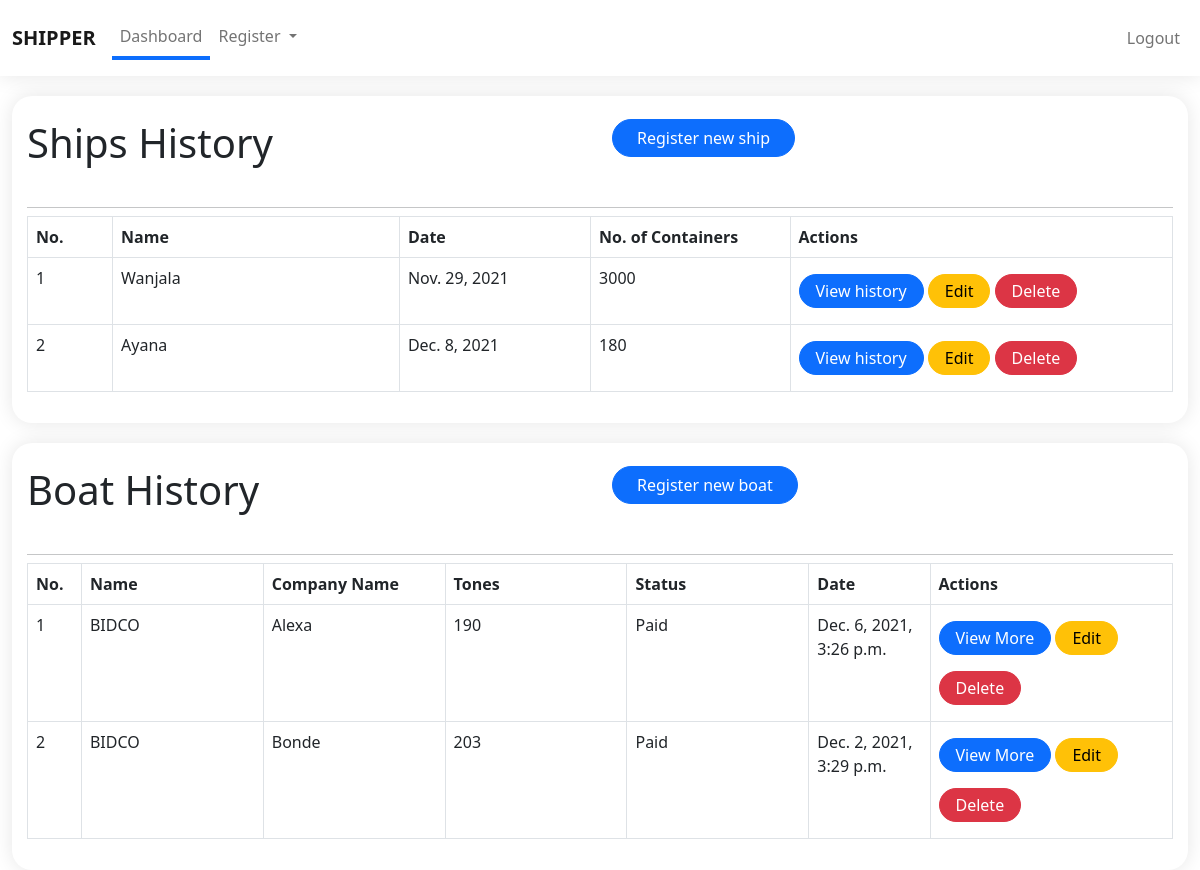
The app's page / (signed in), older data.
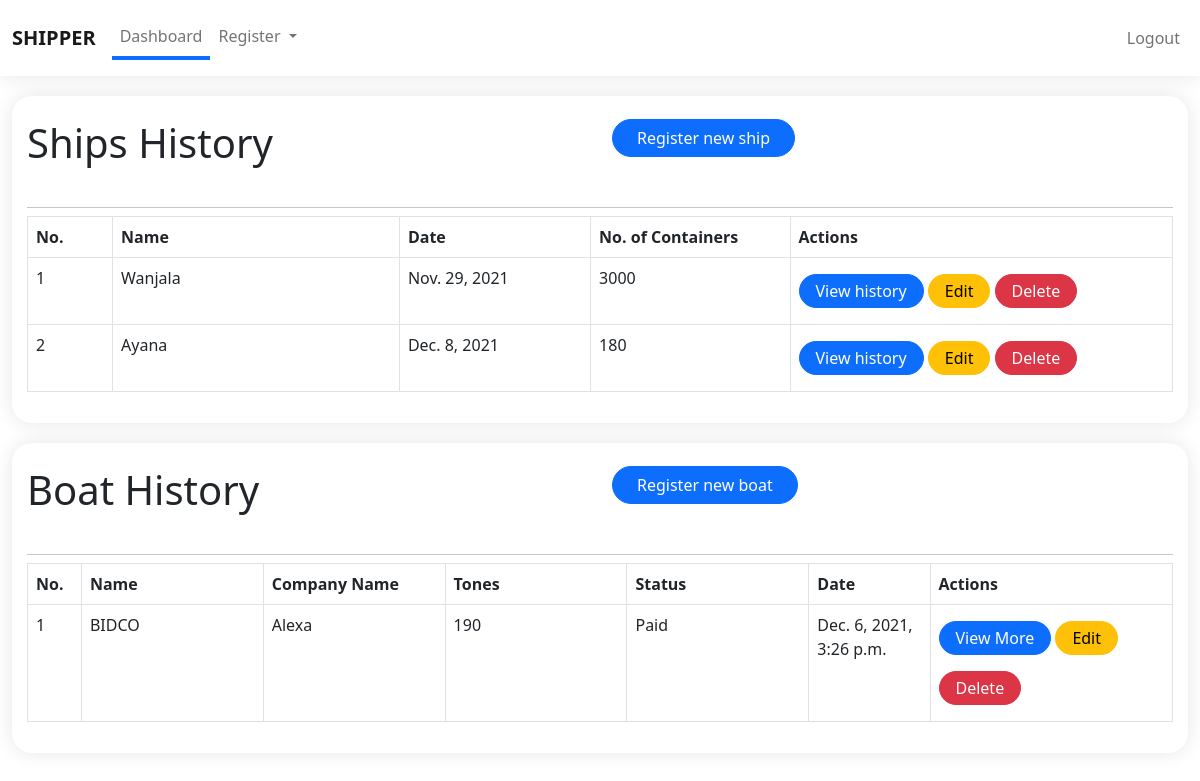
The same page, newer data.
### ship/models.py (models this page shows, shortened)
class Ship(models.Model):
    name = models.TextField(blank=True, null=True, max_length=200)
    date = models.DateField()
    no_of_containers = models.CharField(max_length=10, blank=True, null=True)
    date_created = models.DateTimeField(auto_now_add=True)
    ship_docs = models.FileField(upload_to='ShipDocuments/', validators=[FileExtensionValidator(allowed_extensions=['pdf'])], blank=True, null=True)

class Boat(models.Model):
    CHOICES = (
        ('Pending', 'Pending'),
        ('Paid', 'Paid')
    )
    name = models.TextField(blank=True, null=True, max_length=200)
    company_name = models.CharField(max_length=200, blank=True, null=True)
    tone = models.IntegerField(blank=True, null=True)
    date_time= models.DateTimeField()
    status = models.CharField(max_length=10, choices=CHOICES, default='Pending')
    boat_docs = models.FileField(upload_to='BoatDocuments/',validators=[FileExtensionValidator(allowed_extensions=['pdf'])], blank=True, null=True)

### home/views.py (the view)
# urls.py: path('', home, name='home'),
@login_required(login_url='login')
def home(request):
    context = {
        'page': 'dashboard',
        'ships': Ship.objects.all(),
        'boats': Boat.objects.filter()
    }
    return render(request, template_name='admin_/index.html', context=context)

### templates/admin_/index.html (shortened to what this page needs)
{% extends './components/base.html' %}
{% load static %}
{% block content %}
  <div class="container-fluid">
    <div class="common-card overflowx-hidden">
      <div class="row">
        <div class="col-md-6 col-sm-12 my-2">
          <h1>Ships History</h1>
        </div>
        <div class="col-md-6 col-sm-12 my-2">
          <a href="{% url 'registership' %}" class="rounded-pill btn btn-primary px-4 shadow-none">
            Register new ship
          </a>
        </div>
      </div>
      {% if ships %}
      <hr class="dropdown-divider">
      <div class="w-100 table-responsive">
        <table class="table table-bordered">
          <thead>
            <tr>
              <th style="width: 30px;">No.</th>
              <th style="width: 150px;">Name</th>
              <th style="width: 100px;">Date</th>
              <th style="width: 70px;">No. of Containers</th>
              <th style="width: 200px;">Actions</th>
            </tr>
          </thead>
          <tbody>
          {% for ship in ships %}
            <tr>
              <td>{{forloop.counter}}</td>
              <td>{{ship.name}}</td>
              <td>{{ship.date}}</td>
              <td>{{ship.no_of_containers}}</td>
              <td>
                <a href="{% url 'shipmentdetails' ship_id=ship.id ship_name=ship.name %}" class="my-2 rounded-pill px-3 py-1 btn btn-primary">View history</a>
                <a href="{% url 'editship' pk=ship.id %}" class="my-2 rounded-pill px-3 py-1 btn btn-warning">Edit</a>
                <a href="{% url 'deleteship' pk=ship.id%}" class="my-2 rounded-pill px-3 py-1 btn btn-danger">Delete</a>
              </td>
            </tr>
          {% endfor %}
        </table>
      </div>
    {% endif %}
    </div>
  </div>
  <div class="container-fluid">
    <div class="common-card overflowx-hidden">
      <div class="row">
        <div class="col-md-6 col-sm-12 my-2">
          <h1>Boat History</h1>
        </div>
        <div class="col-md-6 col-sm-12 my-2">
          <a href="{% url 'registerboat' %}" class="rounded-pill btn btn-primary px-4 shadow-none">
            Register new boat
          </a>
        </div>
      </div>
      {% if boats %}
      <hr class="dropdown-divider">
      <div class="w-100 table-responsive">
        <table class="table table-bordered">
          <thead>
            <tr>
              <th style="width: 30px;">No.</th>
              <th style="width: 150px;">Name</th>
              <th style="width: 150px;">Company Name</th>
              <th style="width: 150px;">Tones</th>
              <th style="width: 150px;">Status</th>
              <th style="width: 100px;">Date</th>
              <th style="width: 200px;">Actions</th>
            </tr>
          </thead>
          <tbody>
          {% for boat in boats %}
            <tr>
              <td>{{forloop.counter}}</td>
              <td>{{boat.company_name}}</td>
              <td>{{boat.name}}</td>
              <td>{{boat.tone}}</td>
              <td>{{boat.status}}</td>
              <td>{{boat.date_time}}</td>
              <td>
                <a href="{% url 'boatdetails' boat_id=boat.id boat_company_name=boat.company_name %}" class="my-2 rounded-pill px-3 py-1 btn btn-primary">View More</a>
                <a href="{% url 'editboat' pk=boat.id %}" class="my-2 rounded-pill px-3 py-1 btn btn-warning">Edit</a>
                <a href="{% url 'deleteboat' pk=boat.id%}" class="my-2 rounded-pill px-3 py-1 btn btn-danger">Delete</a>
              </td>
            </tr>
          {% endfor %}
        </table>
      </div>
          {% endif %}
    </div>
  </div>
{% endblock content %}

Row changes from the older to the newer data that the page shows:
removed Boat: company_name "BIDCO", name "Bonde", tone "203", status "Paid", date_time "Dec. 2, 2021, 3:29 p.m."
